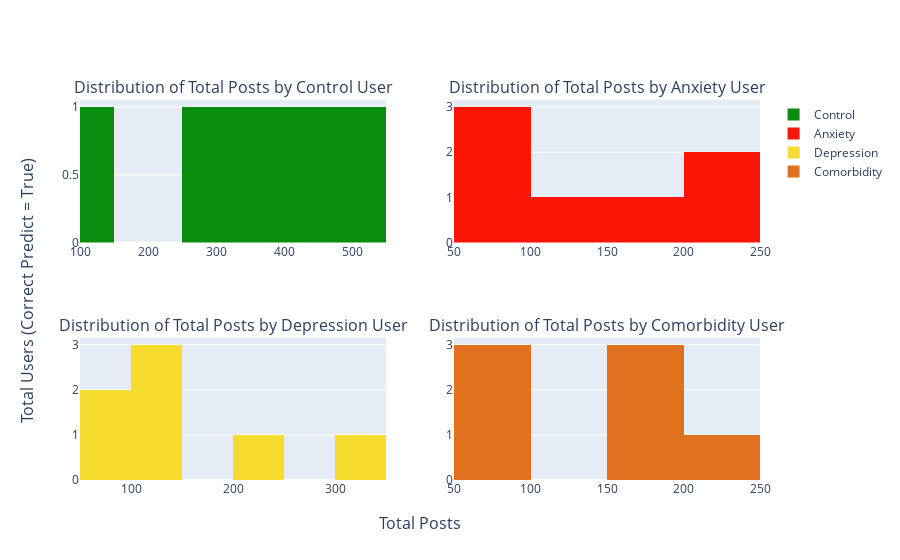
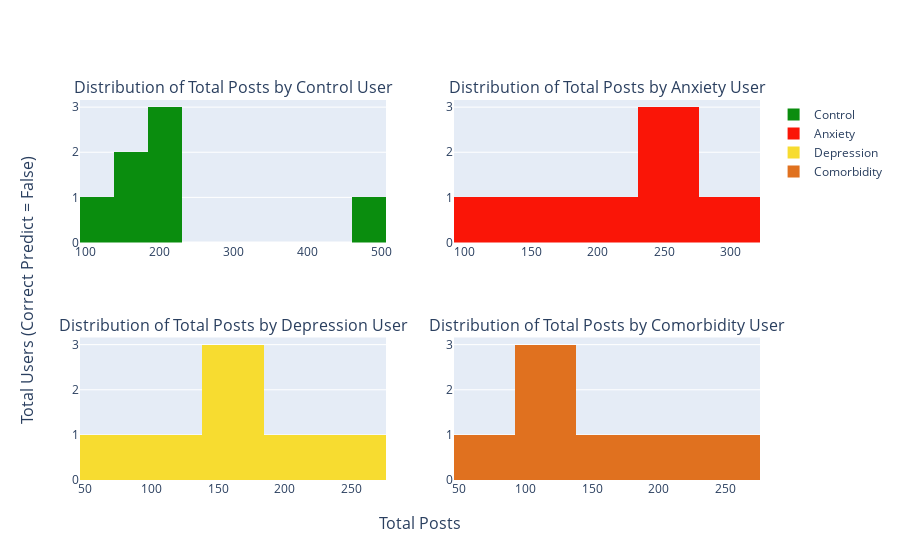

Here is the notebook cell these charts were saved with, in order:
### Code cell
generate_plot_total_posts(sub_smhd_test[sub_smhd_test.correct_prediction == True], type_plot='specific')
generate_plot_total_posts(sub_smhd_test[sub_smhd_test.correct_prediction == False], type_plot='specific')

### Figure 1 — Plotly figure (JSON) as saved in the notebook; plotly's stock layout.template omitted (floating-point values rounded to 4 significant figures)
{"data": [{"autobinx": false, "marker": {"color": "#0A8D0E"}, "name": "Control", "type": "histogram", "x": [110, 505, 321, 404, 268, 356, 451], "xaxis": "x", "xbins": {"end": 505, "size": 50, "start": 0}, "yaxis": "y", "ybins": {"end": 505, "size": 2, "start": 0}}, {"autobinx": false, "marker": {"color": "#FA1507"}, "name": "Anxiety", "type": "histogram", "x": [247, 76, 191, 61, 248, 149, 66], "xaxis": "x2", "xbins": {"end": 505, "size": 50, "start": 0}, "yaxis": "y2", "ybins": {"end": 505, "size": 2, "start": 0}}, {"autobinx": false, "marker": {"color": "#F7DC30"}, "name": "Depression", "type": "histogram", "x": [97, 126, 234, 105, 67, 318, 106], "xaxis": "x3", "xbins": {"end": 505, "size": 50, "start": 0}, "yaxis": "y3", "ybins": {"end": 505, "size": 2, "start": 0}}, {"autobinx": false, "marker": {"color": "#E0711F"}, "name": "Comorbidity", "type": "histogram", "x": [93, 196, 70, 190, 187, 213, 59], "xaxis": "x4", "xbins": {"end": 505, "size": 50, "start": 0}, "yaxis": "y4", "ybins": {"end": 505, "size": 2, "start": 0}}], "layout": {"annotations": [{"font": {"size": 16}, "showarrow": false, "text": "Distribution of Total Posts by Control User", "x": 0.225, "xanchor": "center", "xref": "paper", "y": 1, "yanchor": "bottom", "yref": "paper"}, {"font": {"size": 16}, "showarrow": false, "text": "Distribution of Total Posts by Anxiety User", "x": 0.775, "xanchor": "center", "xref": "paper", "y": 1, "yanchor": "bottom", "yref": "paper"}, {"font": {"size": 16}, "showarrow": false, "text": "Distribution of Total Posts by Depression User", "x": 0.225, "xanchor": "center", "xref": "paper", "y": 0.375, "yanchor": "bottom", "yref": "paper"}, {"font": {"size": 16}, "showarrow": false, "text": "Distribution of Total Posts by Comorbidity User", "x": 0.775, "xanchor": "center", "xref": "paper", "y": 0.375, "yanchor": "bottom", "yref": "paper"}, {"font": {"size": 16}, "showarrow": false, "text": "Total Posts", "x": 0.5, "xanchor": "center", "xref": "paper", "y": 0, "yanchor": "top", "yref": "paper", "yshift": -30}, {"font": {"size": 16}, "showarrow": false, "text": "Total Users (Correct Predict = True)", "textangle": -90, "x": 0, "xanchor": "right", "xref": "paper", "xshift": -40, "y": 0.5, "yanchor": "middle", "yref": "paper"}], "xaxis": {"anchor": "y", "domain": [0, 0.45]}, "xaxis2": {"anchor": "y2", "domain": [0.55, 1]}, "xaxis3": {"anchor": "y3", "domain": [0, 0.45]}, "xaxis4": {"anchor": "y4", "domain": [0.55, 1]}, "yaxis": {"anchor": "x", "domain": [0.625, 1]}, "yaxis2": {"anchor": "x2", "domain": [0.625, 1]}, "yaxis3": {"anchor": "x3", "domain": [0, 0.375]}, "yaxis4": {"anchor": "x4", "domain": [0, 0.375]}}}

### Figure 2 — Plotly figure (JSON) as saved in the notebook; plotly's stock layout.template omitted (floating-point values rounded to 4 significant figures)
{"data": [{"autobinx": false, "marker": {"color": "#0A8D0E"}, "name": "Control", "type": "histogram", "x": [187, 132, 227, 464, 178, 166, 194], "xaxis": "x", "xbins": {"end": 464, "size": 46, "start": 0}, "yaxis": "y", "ybins": {"end": 464, "size": 2, "start": 0}}, {"autobinx": false, "marker": {"color": "#FA1507"}, "name": "Anxiety", "type": "histogram", "x": [236, 230, 235, 103, 278, 165, 202], "xaxis": "x2", "xbins": {"end": 464, "size": 46, "start": 0}, "yaxis": "y2", "ybins": {"end": 464, "size": 2, "start": 0}}, {"autobinx": false, "marker": {"color": "#F7DC30"}, "name": "Depression", "type": "histogram", "x": [81, 161, 245, 142, 193, 145, 100], "xaxis": "x3", "xbins": {"end": 464, "size": 46, "start": 0}, "yaxis": "y3", "ybins": {"end": 464, "size": 2, "start": 0}}, {"autobinx": false, "marker": {"color": "#E0711F"}, "name": "Comorbidity", "type": "histogram", "x": [103, 140, 100, 64, 200, 113, 265], "xaxis": "x4", "xbins": {"end": 464, "size": 46, "start": 0}, "yaxis": "y4", "ybins": {"end": 464, "size": 2, "start": 0}}], "layout": {"annotations": [{"font": {"size": 16}, "showarrow": false, "text": "Distribution of Total Posts by Control User", "x": 0.225, "xanchor": "center", "xref": "paper", "y": 1, "yanchor": "bottom", "yref": "paper"}, {"font": {"size": 16}, "showarrow": false, "text": "Distribution of Total Posts by Anxiety User", "x": 0.775, "xanchor": "center", "xref": "paper", "y": 1, "yanchor": "bottom", "yref": "paper"}, {"font": {"size": 16}, "showarrow": false, "text": "Distribution of Total Posts by Depression User", "x": 0.225, "xanchor": "center", "xref": "paper", "y": 0.375, "yanchor": "bottom", "yref": "paper"}, {"font": {"size": 16}, "showarrow": false, "text": "Distribution of Total Posts by Comorbidity User", "x": 0.775, "xanchor": "center", "xref": "paper", "y": 0.375, "yanchor": "bottom", "yref": "paper"}, {"font": {"size": 16}, "showarrow": false, "text": "Total Posts", "x": 0.5, "xanchor": "center", "xref": "paper", "y": 0, "yanchor": "top", "yref": "paper", "yshift": -30}, {"font": {"size": 16}, "showarrow": false, "text": "Total Users (Correct Predict = False)", "textangle": -90, "x": 0, "xanchor": "right", "xref": "paper", "xshift": -40, "y": 0.5, "yanchor": "middle", "yref": "paper"}], "xaxis": {"anchor": "y", "domain": [0, 0.45]}, "xaxis2": {"anchor": "y2", "domain": [0.55, 1]}, "xaxis3": {"anchor": "y3", "domain": [0, 0.45]}, "xaxis4": {"anchor": "y4", "domain": [0.55, 1]}, "yaxis": {"anchor": "x", "domain": [0.625, 1]}, "yaxis2": {"anchor": "x2", "domain": [0.625, 1]}, "yaxis3": {"anchor": "x3", "domain": [0, 0.375]}, "yaxis4": {"anchor": "x4", "domain": [0, 0.375]}}}
